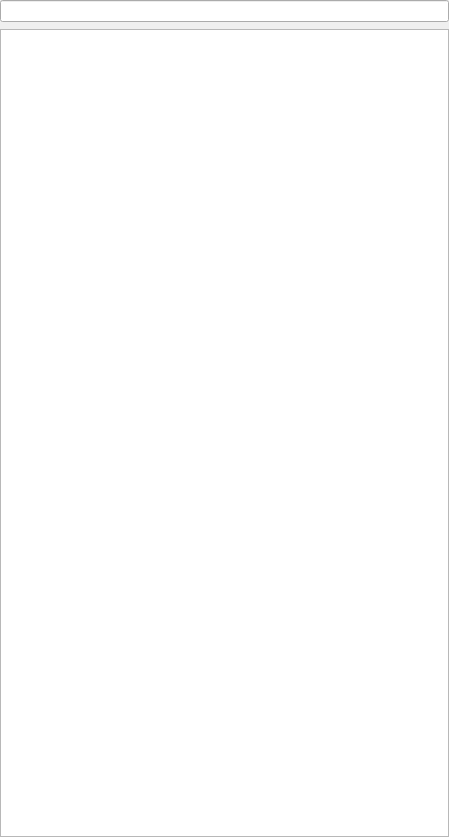
<?xml version="1.0" encoding="UTF-8"?>
<ui version="4.0">
 <class>TrackView</class>
 <widget class="QWidget" name="TrackView">
  <property name="geometry">
   <rect>
    <x>0</x>
    <y>0</y>
    <width>449</width>
    <height>837</height>
   </rect>
  </property>
  <property name="windowTitle">
   <string>Form</string>
  </property>
  <layout class="QVBoxLayout" name="verticalLayout">
   <property name="spacing">
    <number>7</number>
   </property>
   <property name="leftMargin">
    <number>0</number>
   </property>
   <property name="topMargin">
    <number>0</number>
   </property>
   <property name="rightMargin">
    <number>0</number>
   </property>
   <property name="bottomMargin">
    <number>0</number>
   </property>
   <item>
    <widget class="QLineEdit" name="lineEdit"/>
   </item>
   <item>
    <widget class="QTableView" name="tableView">
     <property name="sizeAdjustPolicy">
      <enum>QAbstractScrollArea::AdjustToContents</enum>
     </property>
     <property name="alternatingRowColors">
      <bool>true</bool>
     </property>
     <property name="selectionMode">
      <enum>QAbstractItemView::ContiguousSelection</enum>
     </property>
     <property name="selectionBehavior">
      <enum>QAbstractItemView::SelectRows</enum>
     </property>
     <property name="sortingEnabled">
      <bool>true</bool>
     </property>
     <attribute name="horizontalHeaderCascadingSectionResizes">
      <bool>false</bool>
     </attribute>
     <attribute name="horizontalHeaderStretchLastSection">
      <bool>true</bool>
     </attribute>
    </widget>
   </item>
  </layout>
 </widget>
 <resources/>
 <connections/>
</ui>
